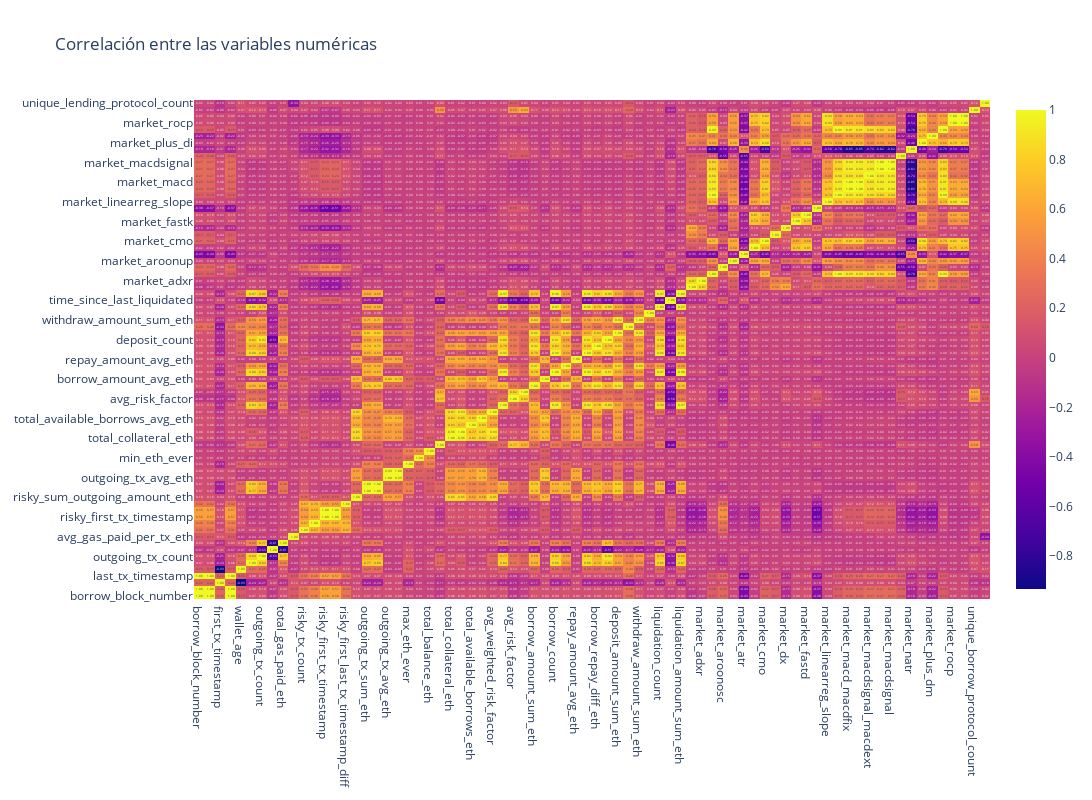

Write notebook code for a chart like this one.
### Code cell
X_corr = X_t0[numeric_var].corr()

fig = go.Figure()
fig.add_trace(
    go.Heatmap(
        x = X_corr.columns,
        y = X_corr.index,
        z = np.array(X_corr),
        text=X_corr.values,
        texttemplate='%{text:.2f}'
    )
)
fig.update_layout(title_text='Correlación entre las variables numéricas',
                    height=800, width=1400)
fig.show()

### Figure 1 — Plotly figure (JSON) as saved in the notebook; plotly's stock layout.template omitted (floating-point values rounded to 4 significant figures; data arrays with more than 128 entries replaced by an {"elided": "..."} marker saying what was removed)
{"data": [{"text": {"elided": "76x76 float values"}, "texttemplate": "%{text:.2f}", "type": "heatmap", "x": ["borrow_block_number", "borrow_timestamp", "first_tx_timestamp", "last_tx_timestamp", "wallet_age", "incoming_tx_count", "outgoing_tx_count", "net_incoming_tx_count", "total_gas_paid_eth", "avg_gas_paid_per_tx_eth", "risky_tx_count", "risky_unique_contract_count", "risky_first_tx_timestamp", "risky_last_tx_timestamp", "risky_first_last_tx_timestamp_diff", "risky_sum_outgoing_amount_eth", "outgoing_tx_sum_eth", "incoming_tx_sum_eth", "outgoing_tx_avg_eth", "incoming_tx_avg_eth", "max_eth_ever", "min_eth_ever", "total_balance_eth", "risk_factor", "total_collateral_eth", "total_collateral_avg_eth", "total_available_borrows_eth", "total_available_borrows_avg_eth", "avg_weighted_risk_factor", "risk_factor_above_threshold_daily_count", "avg_risk_factor", "max_risk_factor", "borrow_amount_sum_eth", "borrow_amount_avg_eth", "borrow_count", "repay_amount_sum_eth", "repay_amount_avg_eth", "repay_count", "borrow_repay_diff_eth", "deposit_count", "deposit_amount_sum_eth", "time_since_first_deposit", "withdraw_amount_sum_eth", "withdraw_deposit_diff_if_positive_eth", "liquidation_count", "time_since_last_liquidated", "liquidation_amount_sum_eth", "market_adx", "market_adxr", "market_apo", "market_aroonosc", "market_aroonup", "market_atr", "market_cci", "market_cmo", "market_correl", "market_dx", "market_fastk", "market_fastd", "market_ht_trendmode", "market_linearreg_slope", "market_macd_macdext", "market_macd_macdfix", "market_macd", "market_macdsignal_macdext", "market_macdsignal_macdfix", "market_macdsignal", "market_max_drawdown_365d", "market_natr", "market_plus_di", "market_plus_dm", "market_ppo", "market_rocp", "market_rocr", "unique_borrow_protocol_count", "unique_lending_protocol_count"], "y": ["borrow_block_number", "borrow_timestamp", "first_tx_timestamp", "last_tx_timestamp", "wallet_age", "incoming_tx_count", "outgoing_tx_count", "net_incoming_tx_count", "total_gas_paid_eth", "avg_gas_paid_per_tx_eth", "risky_tx_count", "risky_unique_contract_count", "risky_first_tx_timestamp", "risky_last_tx_timestamp", "risky_first_last_tx_timestamp_diff", "risky_sum_outgoing_amount_eth", "outgoing_tx_sum_eth", "incoming_tx_sum_eth", "outgoing_tx_avg_eth", "incoming_tx_avg_eth", "max_eth_ever", "min_eth_ever", "total_balance_eth", "risk_factor", "total_collateral_eth", "total_collateral_avg_eth", "total_available_borrows_eth", "total_available_borrows_avg_eth", "avg_weighted_risk_factor", "risk_factor_above_threshold_daily_count", "avg_risk_factor", "max_risk_factor", "borrow_amount_sum_eth", "borrow_amount_avg_eth", "borrow_count", "repay_amount_sum_eth", "repay_amount_avg_eth", "repay_count", "borrow_repay_diff_eth", "deposit_count", "deposit_amount_sum_eth", "time_since_first_deposit", "withdraw_amount_sum_eth", "withdraw_deposit_diff_if_positive_eth", "liquidation_count", "time_since_last_liquidated", "liquidation_amount_sum_eth", "market_adx", "market_adxr", "market_apo", "market_aroonosc", "market_aroonup", "market_atr", "market_cci", "market_cmo", "market_correl", "market_dx", "market_fastk", "market_fastd", "market_ht_trendmode", "market_linearreg_slope", "market_macd_macdext", "market_macd_macdfix", "market_macd", "market_macdsignal_macdext", "market_macdsignal_macdfix", "market_macdsignal", "market_max_drawdown_365d", "market_natr", "market_plus_di", "market_plus_dm", "market_ppo", "market_rocp", "market_rocr", "unique_borrow_protocol_count", "unique_lending_protocol_count"], "z": {"elided": "76x76 float values"}}], "layout": {"height": 800, "title": {"text": "Correlación entre las variables numéricas"}, "width": 1400}}
